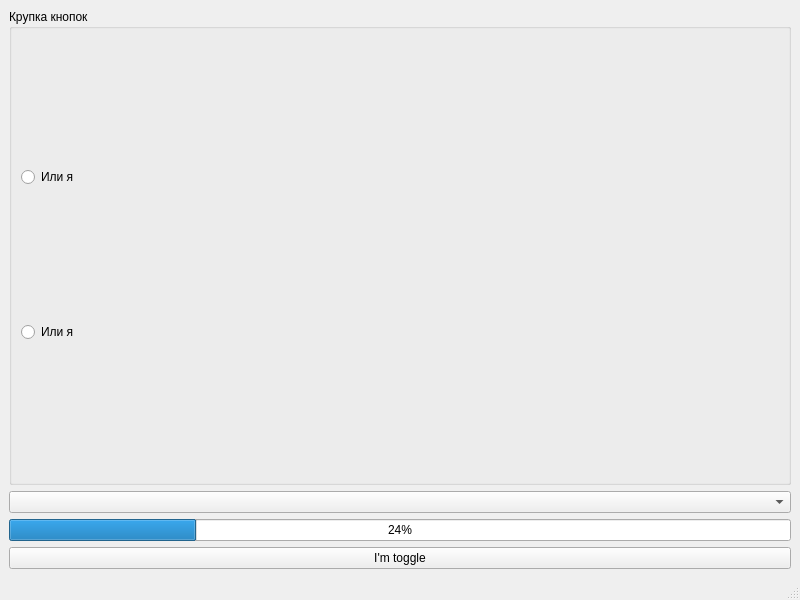
<?xml version="1.0" encoding="UTF-8"?>
<ui version="4.0">
 <class>MainWindow</class>
 <widget class="QMainWindow" name="MainWindow">
  <property name="geometry">
   <rect>
    <x>0</x>
    <y>0</y>
    <width>800</width>
    <height>600</height>
   </rect>
  </property>
  <property name="windowTitle">
   <string>MainWindow</string>
  </property>
  <widget class="QWidget" name="centralwidget">
   <layout class="QVBoxLayout" name="verticalLayout_2">
    <item>
     <widget class="QGroupBox" name="grp_box">
      <property name="title">
       <string>Крупка кнопок</string>
      </property>
      <layout class="QVBoxLayout" name="verticalLayout">
       <item>
        <widget class="QRadioButton" name="rd_butt1">
         <property name="text">
          <string>Или я</string>
         </property>
        </widget>
       </item>
       <item>
        <widget class="QRadioButton" name="rd_butt2">
         <property name="text">
          <string>Или я</string>
         </property>
        </widget>
       </item>
      </layout>
     </widget>
    </item>
    <item>
     <widget class="QComboBox" name="cmb_box"/>
    </item>
    <item>
     <widget class="QProgressBar" name="prg_bar">
      <property name="value">
       <number>24</number>
      </property>
     </widget>
    </item>
    <item>
     <widget class="QPushButton" name="psh_butt">
      <property name="text">
       <string>I'm toggle</string>
      </property>
     </widget>
    </item>
   </layout>
  </widget>
  <widget class="QStatusBar" name="statusbar"/>
  <widget class="QMenuBar" name="menubar">
   <property name="geometry">
    <rect>
     <x>0</x>
     <y>0</y>
     <width>800</width>
     <height>25</height>
    </rect>
   </property>
  </widget>
 </widget>
 <resources/>
 <connections/>
</ui>
